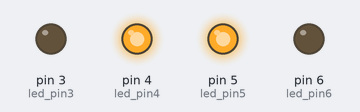
Recording of a sketch running on a simulated Arduino Uno, built with avr-gcc and run on an emulated ATmega328P. Shown: output pins drawn as LEDs (lit = HIGH).

Above: at 0.1 s.
Timing chart, 0 to 1.6 s (numbered marks = the images above):
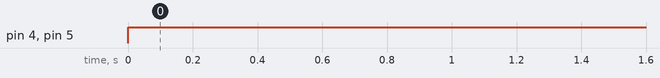

Measured:
- by itself, pin 4 (led_pin4), pin 5 (led_pin5): LOW → HIGH at 0.00 s

The sketch:

main.ino
```cpp
#define led_pin3 3
#define led_pin4 4
#define led_pin5 5
#define led_pin6 6

void setup() {
  pinMode(led_pin3, OUTPUT);
  pinMode(led_pin4, OUTPUT);
  pinMode(led_pin5, OUTPUT);
  pinMode(led_pin6, OUTPUT);
}

void off(){
  digitalWrite(led_pin3, LOW);
  digitalWrite(led_pin4, LOW);
  digitalWrite(led_pin5, LOW);
  digitalWrite(led_pin6, LOW);
}

void one(){
  digitalWrite(led_pin3, LOW);
  digitalWrite(led_pin4, HIGH);
  digitalWrite(led_pin5, HIGH);
  digitalWrite(led_pin6, LOW);
}

void two(){
  digitalWrite(led_pin3, HIGH);
  digitalWrite(led_pin4, LOW);
  digitalWrite(led_pin5, HIGH);
  digitalWrite(led_pin6, LOW);
}

void three(){
  digitalWrite(led_pin3, LOW);
  digitalWrite(led_pin4, HIGH);
  digitalWrite(led_pin5, LOW);
  digitalWrite(led_pin6, HIGH);
}

void four(){
  digitalWrite(led_pin3, HIGH);
  digitalWrite(led_pin4, LOW);
  digitalWrite(led_pin5, LOW);
  digitalWrite(led_pin6, HIGH);
}

void oneTwo(){
  digitalWrite(led_pin3, LOW);
  digitalWrite(led_pin4, LOW);
  digitalWrite(led_pin5, HIGH);
  digitalWrite(led_pin6, LOW);
}
void threeFour(){
  digitalWrite(led_pin3, LOW);
  digitalWrite(led_pin4, LOW);
  digitalWrite(led_pin5, LOW);
  digitalWrite(led_pin6, HIGH);
}
void oneThree(){
  digitalWrite(led_pin3, LOW);
  digitalWrite(led_pin4, HIGH);
  digitalWrite(led_pin5, HIGH);
  digitalWrite(led_pin6, HIGH);
}
void twoFour(){
  digitalWrite(led_pin3, HIGH);
  digitalWrite(led_pin4, LOW);
  digitalWrite(led_pin5, HIGH);
  digitalWrite(led_pin6, HIGH);
}

void oneFour(){
  one();
  delay(5);
  four();
  delay(5);

}

void two3(){
  two();
  delay(5);
  three();
  delay(5);

}

void one24(){
  one();
  delay(5);
  two();
  delay(5);
  four();
  delay(5);

}
void one23(){
  one();
  delay(5);
  two();
  delay(5);
  four();
  delay(5);

}

void one34(){
  one();
  delay(5);
  three();
  delay(5);
  four();
  delay(5);

}

void one234(){
  one();
  delay(5);
  two();
  delay(5);
  three();
  delay(5);
  four();
  delay(5);

}


void loop() {
  one();
}
```
